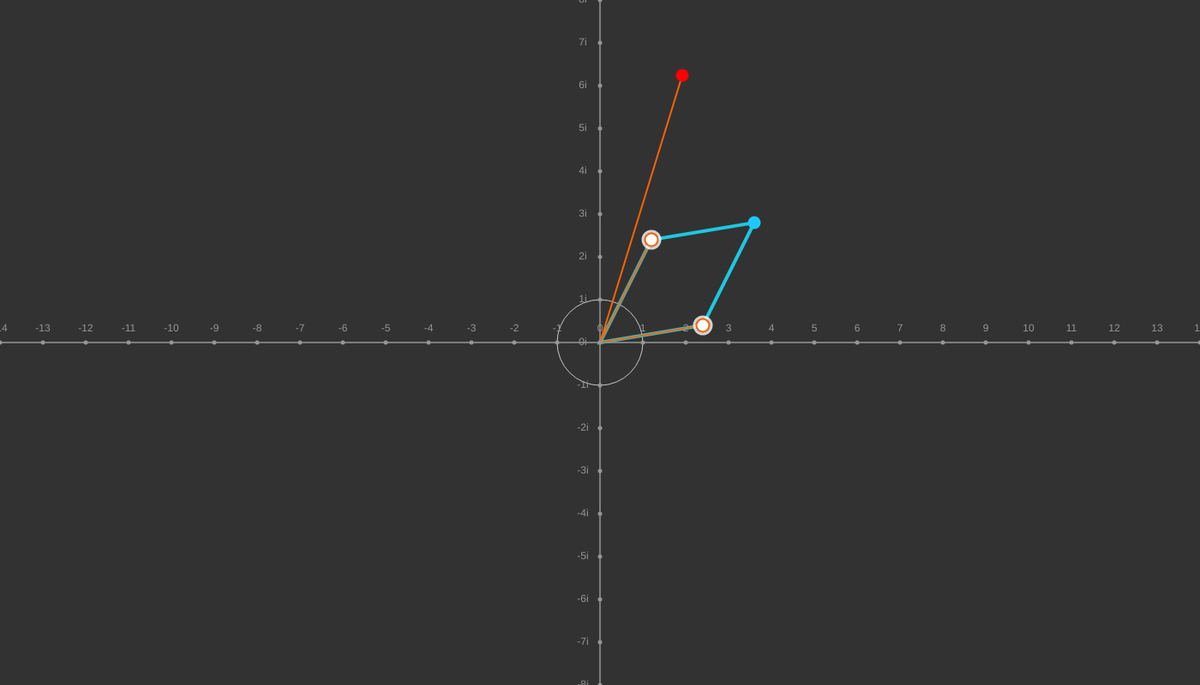
Frame 1 (no input)
Frame 60 (no input): identical to frame 1, image omitted
Frame 120 (the mouse pressed at the canvas centre since frame 60): identical to frame 1, image omitted

The p5.js sketch that drew this single still picture (run headless with seeded random() and noise() and a simulated clock; from frame 60 on, the mouse is pressed at the canvas centre):

// p5.js sketch
// ── sketch.js
function setup() {
  createCanvas(1400,800)
  textAlign(CENTER,CENTER)
}


var indicator = 50

var input1X = 820
var input1Y = 380

var dragging1 = false


var input2X = 760
var input2Y = 280

var dragging2 = false

var outputProdX = 0
var outputProdY = 0

var outputSumX = 0
var outputSumY = 0

var a
var b
var c
var d


function draw() {
	background(indicator)

	noFill()
	stroke(200)
	strokeWeight(1)
	line(0,height/2,width,height/2)
	line(width/2,0,width/2,height)
	ellipse(width/2,height/2,100,100)



	if(dragging1){
		input1X = mouseX
		input1Y = mouseY
	}

	if(dragging2){
		input2X = mouseX
		input2Y = mouseY
	}

	a = input1X - width/2
	b = input1Y - height/2
	c = input2X - width/2
	d = input2Y - height/2

	outputProdX = ((a*c)-(b*d))/50
	outputProdY = ((a*d)+(b*c))/50

	outputSumX = (a+c)
	outputSumY = (b+d)


	noFill()

	stroke(30,200,225)
	strokeWeight(4)

	beginShape()
		vertex(width/2,height/2)
		vertex(input1X, input1Y)
		vertex(width/2+outputSumX,height/2+outputSumY)
		vertex(input2X,input2Y)
	endShape(CLOSE)

	stroke(255,100,0)
	strokeWeight(2)
	line(width/2,height/2,input1X,input1Y)
	line(width/2,height/2,input2X,input2Y)
	line(width/2,height/2,width/2+outputProdX,height/2+outputProdY)

	






	fill(255)
	ellipse(input1X,input1Y,15,15)
	ellipse(input2X,input2Y,15,15)
	fill(30,200,255)
	noStroke()
	ellipse(width/2+outputSumX,height/2+outputSumY,15,15)
	fill(255,0,0)
	ellipse(width/2+outputProdX,height/2+outputProdY,15,15)

	noFill()
	stroke(255,200)
	strokeWeight(3)
	ellipse(input1X,input1Y,20,20)
	ellipse(input2X,input2Y,20,20)

	fill(150)
	noStroke()
	for(i=-15;i<16;i++){
		text(i,width/2+i*50,height/2-16)
		text(-i+"i",width/2-20,height/2+i*50)
		ellipse(width/2+i*50,height/2,5,5)
		ellipse(width/2,height/2+i*50,5,5)
	}


}


function touchStarted() {
	if(dist(mouseX,mouseY,input1X,input1Y)<25){
		dragging1 = true
	}else if(dist(mouseX,mouseY,input2X,input2Y)<25){
		dragging2 = true
	}
}

function touchMoved() {
	return false
}

function touchEnded(){
	dragging1 = false
	dragging2 = false
}
